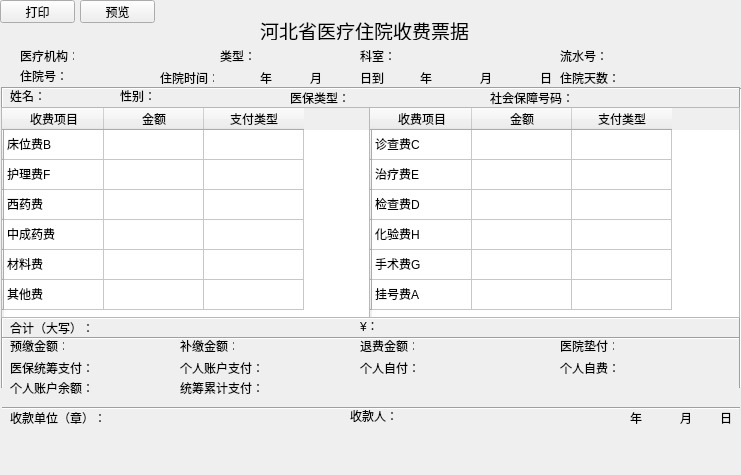
<?xml version="1.0" encoding="UTF-8"?>
<ui version="4.0">
 <class>Hospitalisationprint</class>
 <widget class="QWidget" name="Hospitalisationprint">
  <property name="geometry">
   <rect>
    <x>0</x>
    <y>0</y>
    <width>741</width>
    <height>475</height>
   </rect>
  </property>
  <property name="windowTitle">
   <string>住院结算</string>
  </property>
  <widget class="QPushButton" name="printButton">
   <property name="geometry">
    <rect>
     <x>0</x>
     <y>0</y>
     <width>75</width>
     <height>23</height>
    </rect>
   </property>
   <property name="text">
    <string>打印</string>
   </property>
  </widget>
  <widget class="QLabel" name="label">
   <property name="geometry">
    <rect>
     <x>260</x>
     <y>20</y>
     <width>221</width>
     <height>20</height>
    </rect>
   </property>
   <property name="font">
    <font>
     <family>Agency FB</family>
     <pointsize>14</pointsize>
    </font>
   </property>
   <property name="text">
    <string>河北省医疗住院收费票据</string>
   </property>
  </widget>
  <widget class="QLabel" name="label_2">
   <property name="geometry">
    <rect>
     <x>20</x>
     <y>50</y>
     <width>54</width>
     <height>12</height>
    </rect>
   </property>
   <property name="text">
    <string>医疗机构：</string>
   </property>
  </widget>
  <widget class="QLabel" name="label_3">
   <property name="geometry">
    <rect>
     <x>220</x>
     <y>50</y>
     <width>54</width>
     <height>12</height>
    </rect>
   </property>
   <property name="text">
    <string>类型：</string>
   </property>
  </widget>
  <widget class="QLabel" name="label_4">
   <property name="geometry">
    <rect>
     <x>360</x>
     <y>50</y>
     <width>54</width>
     <height>12</height>
    </rect>
   </property>
   <property name="text">
    <string>科室：</string>
   </property>
  </widget>
  <widget class="QLabel" name="label_5">
   <property name="geometry">
    <rect>
     <x>560</x>
     <y>50</y>
     <width>54</width>
     <height>12</height>
    </rect>
   </property>
   <property name="text">
    <string>流水号：</string>
   </property>
  </widget>
  <widget class="Line" name="line">
   <property name="geometry">
    <rect>
     <x>2</x>
     <y>80</y>
     <width>738</width>
     <height>16</height>
    </rect>
   </property>
   <property name="styleSheet">
    <string notr="true">border-color: rgb(0, 0, 0);</string>
   </property>
   <property name="orientation">
    <enum>Qt::Horizontal</enum>
   </property>
  </widget>
  <widget class="Line" name="line_2">
   <property name="geometry">
    <rect>
     <x>2</x>
     <y>100</y>
     <width>741</width>
     <height>16</height>
    </rect>
   </property>
   <property name="styleSheet">
    <string notr="true">border-color: rgb(0, 0, 0);</string>
   </property>
   <property name="orientation">
    <enum>Qt::Horizontal</enum>
   </property>
  </widget>
  <widget class="Line" name="line_3">
   <property name="geometry">
    <rect>
     <x>-10</x>
     <y>87</y>
     <width>25</width>
     <height>301</height>
    </rect>
   </property>
   <property name="orientation">
    <enum>Qt::Vertical</enum>
   </property>
  </widget>
  <widget class="Line" name="line_4">
   <property name="geometry">
    <rect>
     <x>2</x>
     <y>310</y>
     <width>741</width>
     <height>16</height>
    </rect>
   </property>
   <property name="styleSheet">
    <string notr="true">border-color: rgb(0, 0, 0);</string>
   </property>
   <property name="orientation">
    <enum>Qt::Horizontal</enum>
   </property>
  </widget>
  <widget class="Line" name="line_5">
   <property name="geometry">
    <rect>
     <x>2</x>
     <y>330</y>
     <width>738</width>
     <height>16</height>
    </rect>
   </property>
   <property name="styleSheet">
    <string notr="true">border-color: rgb(0, 0, 0);</string>
   </property>
   <property name="orientation">
    <enum>Qt::Horizontal</enum>
   </property>
  </widget>
  <widget class="Line" name="line_6">
   <property name="geometry">
    <rect>
     <x>2</x>
     <y>400</y>
     <width>738</width>
     <height>16</height>
    </rect>
   </property>
   <property name="styleSheet">
    <string notr="true">border-color: rgb(0, 0, 0);</string>
   </property>
   <property name="orientation">
    <enum>Qt::Horizontal</enum>
   </property>
  </widget>
  <widget class="Line" name="line_7">
   <property name="geometry">
    <rect>
     <x>730</x>
     <y>88</y>
     <width>21</width>
     <height>300</height>
    </rect>
   </property>
   <property name="orientation">
    <enum>Qt::Vertical</enum>
   </property>
  </widget>
  <widget class="QLabel" name="label_6">
   <property name="geometry">
    <rect>
     <x>20</x>
     <y>70</y>
     <width>54</width>
     <height>12</height>
    </rect>
   </property>
   <property name="text">
    <string>住院号：</string>
   </property>
  </widget>
  <widget class="QLabel" name="label_7">
   <property name="geometry">
    <rect>
     <x>160</x>
     <y>70</y>
     <width>54</width>
     <height>16</height>
    </rect>
   </property>
   <property name="text">
    <string>住院时间：</string>
   </property>
  </widget>
  <widget class="QLabel" name="label_8">
   <property name="geometry">
    <rect>
     <x>260</x>
     <y>70</y>
     <width>21</width>
     <height>16</height>
    </rect>
   </property>
   <property name="text">
    <string>年</string>
   </property>
  </widget>
  <widget class="QLabel" name="label_9">
   <property name="geometry">
    <rect>
     <x>310</x>
     <y>70</y>
     <width>21</width>
     <height>16</height>
    </rect>
   </property>
   <property name="text">
    <string>月</string>
   </property>
  </widget>
  <widget class="QLabel" name="label_10">
   <property name="geometry">
    <rect>
     <x>360</x>
     <y>70</y>
     <width>31</width>
     <height>16</height>
    </rect>
   </property>
   <property name="text">
    <string>日到</string>
   </property>
  </widget>
  <widget class="QLabel" name="label_11">
   <property name="geometry">
    <rect>
     <x>480</x>
     <y>70</y>
     <width>21</width>
     <height>16</height>
    </rect>
   </property>
   <property name="text">
    <string>月</string>
   </property>
  </widget>
  <widget class="QLabel" name="label_12">
   <property name="geometry">
    <rect>
     <x>420</x>
     <y>70</y>
     <width>21</width>
     <height>16</height>
    </rect>
   </property>
   <property name="text">
    <string>年</string>
   </property>
  </widget>
  <widget class="QLabel" name="label_13">
   <property name="geometry">
    <rect>
     <x>540</x>
     <y>70</y>
     <width>21</width>
     <height>16</height>
    </rect>
   </property>
   <property name="text">
    <string>日</string>
   </property>
  </widget>
  <widget class="QLabel" name="label_14">
   <property name="geometry">
    <rect>
     <x>560</x>
     <y>70</y>
     <width>81</width>
     <height>16</height>
    </rect>
   </property>
   <property name="text">
    <string>住院天数：</string>
   </property>
  </widget>
  <widget class="QLabel" name="label_15">
   <property name="geometry">
    <rect>
     <x>10</x>
     <y>90</y>
     <width>54</width>
     <height>12</height>
    </rect>
   </property>
   <property name="text">
    <string>姓名：</string>
   </property>
  </widget>
  <widget class="QLabel" name="label_16">
   <property name="geometry">
    <rect>
     <x>120</x>
     <y>90</y>
     <width>54</width>
     <height>12</height>
    </rect>
   </property>
   <property name="text">
    <string>性别：</string>
   </property>
  </widget>
  <widget class="QLabel" name="label_17">
   <property name="geometry">
    <rect>
     <x>290</x>
     <y>90</y>
     <width>61</width>
     <height>16</height>
    </rect>
   </property>
   <property name="text">
    <string>医保类型：</string>
   </property>
  </widget>
  <widget class="QLabel" name="label_18">
   <property name="geometry">
    <rect>
     <x>490</x>
     <y>90</y>
     <width>91</width>
     <height>16</height>
    </rect>
   </property>
   <property name="text">
    <string>社会保障号码：</string>
   </property>
  </widget>
  <widget class="QTableWidget" name="tableWidget">
   <property name="geometry">
    <rect>
     <x>1</x>
     <y>107</y>
     <width>369</width>
     <height>211</height>
    </rect>
   </property>
   <row>
    <property name="text">
     <string/>
    </property>
   </row>
   <row>
    <property name="text">
     <string/>
    </property>
   </row>
   <row>
    <property name="text">
     <string/>
    </property>
   </row>
   <row>
    <property name="text">
     <string/>
    </property>
   </row>
   <row>
    <property name="text">
     <string/>
    </property>
   </row>
   <row>
    <property name="text">
     <string/>
    </property>
   </row>
   <column>
    <property name="text">
     <string>收费项目</string>
    </property>
   </column>
   <column>
    <property name="text">
     <string>金额</string>
    </property>
   </column>
   <column>
    <property name="text">
     <string>支付类型</string>
    </property>
   </column>
   <item row="0" column="0">
    <property name="text">
     <string>床位费B</string>
    </property>
   </item>
   <item row="1" column="0">
    <property name="text">
     <string>护理费F</string>
    </property>
   </item>
   <item row="2" column="0">
    <property name="text">
     <string>西药费</string>
    </property>
   </item>
   <item row="3" column="0">
    <property name="text">
     <string>中成药费</string>
    </property>
   </item>
   <item row="4" column="0">
    <property name="text">
     <string>材料费</string>
    </property>
   </item>
   <item row="5" column="0">
    <property name="text">
     <string>其他费</string>
    </property>
   </item>
  </widget>
  <widget class="QTableWidget" name="tableWidget_2">
   <property name="geometry">
    <rect>
     <x>369</x>
     <y>107</y>
     <width>371</width>
     <height>211</height>
    </rect>
   </property>
   <row>
    <property name="text">
     <string/>
    </property>
   </row>
   <row>
    <property name="text">
     <string/>
    </property>
   </row>
   <row>
    <property name="text">
     <string/>
    </property>
   </row>
   <row>
    <property name="text">
     <string/>
    </property>
   </row>
   <row>
    <property name="text">
     <string/>
    </property>
   </row>
   <row>
    <property name="text">
     <string/>
    </property>
   </row>
   <column>
    <property name="text">
     <string>收费项目</string>
    </property>
   </column>
   <column>
    <property name="text">
     <string>金额</string>
    </property>
   </column>
   <column>
    <property name="text">
     <string>支付类型</string>
    </property>
   </column>
   <item row="0" column="0">
    <property name="text">
     <string>诊查费C</string>
    </property>
   </item>
   <item row="1" column="0">
    <property name="text">
     <string>治疗费E</string>
    </property>
   </item>
   <item row="2" column="0">
    <property name="text">
     <string>检查费D</string>
    </property>
   </item>
   <item row="3" column="0">
    <property name="text">
     <string>化验费H</string>
    </property>
   </item>
   <item row="4" column="0">
    <property name="text">
     <string>手术费G</string>
    </property>
   </item>
   <item row="5" column="0">
    <property name="text">
     <string>挂号费A</string>
    </property>
   </item>
  </widget>
  <widget class="QLabel" name="label_19">
   <property name="geometry">
    <rect>
     <x>10</x>
     <y>320</y>
     <width>91</width>
     <height>16</height>
    </rect>
   </property>
   <property name="text">
    <string>合计（大写）：</string>
   </property>
  </widget>
  <widget class="QLabel" name="label_20">
   <property name="geometry">
    <rect>
     <x>360</x>
     <y>320</y>
     <width>54</width>
     <height>12</height>
    </rect>
   </property>
   <property name="text">
    <string>¥：</string>
   </property>
  </widget>
  <widget class="QLabel" name="label_21">
   <property name="geometry">
    <rect>
     <x>10</x>
     <y>410</y>
     <width>101</width>
     <height>16</height>
    </rect>
   </property>
   <property name="text">
    <string>收款单位（章）：</string>
   </property>
  </widget>
  <widget class="QLabel" name="label_22">
   <property name="geometry">
    <rect>
     <x>350</x>
     <y>410</y>
     <width>54</width>
     <height>12</height>
    </rect>
   </property>
   <property name="text">
    <string>收款人：</string>
   </property>
  </widget>
  <widget class="QLabel" name="label_23">
   <property name="geometry">
    <rect>
     <x>630</x>
     <y>410</y>
     <width>21</width>
     <height>16</height>
    </rect>
   </property>
   <property name="text">
    <string>年</string>
   </property>
  </widget>
  <widget class="QLabel" name="label_24">
   <property name="geometry">
    <rect>
     <x>720</x>
     <y>410</y>
     <width>21</width>
     <height>16</height>
    </rect>
   </property>
   <property name="text">
    <string>日</string>
   </property>
  </widget>
  <widget class="QLabel" name="label_25">
   <property name="geometry">
    <rect>
     <x>680</x>
     <y>410</y>
     <width>21</width>
     <height>16</height>
    </rect>
   </property>
   <property name="text">
    <string>月</string>
   </property>
  </widget>
  <widget class="QLabel" name="label_26">
   <property name="geometry">
    <rect>
     <x>10</x>
     <y>340</y>
     <width>54</width>
     <height>12</height>
    </rect>
   </property>
   <property name="text">
    <string>预缴金额：</string>
   </property>
  </widget>
  <widget class="QLabel" name="label_27">
   <property name="geometry">
    <rect>
     <x>180</x>
     <y>340</y>
     <width>54</width>
     <height>12</height>
    </rect>
   </property>
   <property name="text">
    <string>补缴金额：</string>
   </property>
  </widget>
  <widget class="QLabel" name="label_28">
   <property name="geometry">
    <rect>
     <x>360</x>
     <y>340</y>
     <width>54</width>
     <height>12</height>
    </rect>
   </property>
   <property name="text">
    <string>退费金额：</string>
   </property>
  </widget>
  <widget class="QLabel" name="label_29">
   <property name="geometry">
    <rect>
     <x>560</x>
     <y>340</y>
     <width>54</width>
     <height>12</height>
    </rect>
   </property>
   <property name="text">
    <string>医院垫付：</string>
   </property>
  </widget>
  <widget class="QLabel" name="label_30">
   <property name="geometry">
    <rect>
     <x>10</x>
     <y>360</y>
     <width>81</width>
     <height>16</height>
    </rect>
   </property>
   <property name="text">
    <string>医保统筹支付：</string>
   </property>
  </widget>
  <widget class="QLabel" name="label_31">
   <property name="geometry">
    <rect>
     <x>180</x>
     <y>360</y>
     <width>91</width>
     <height>16</height>
    </rect>
   </property>
   <property name="text">
    <string>个人账户支付：</string>
   </property>
  </widget>
  <widget class="QLabel" name="label_32">
   <property name="geometry">
    <rect>
     <x>360</x>
     <y>360</y>
     <width>91</width>
     <height>16</height>
    </rect>
   </property>
   <property name="text">
    <string>个人自付：</string>
   </property>
  </widget>
  <widget class="QLabel" name="label_33">
   <property name="geometry">
    <rect>
     <x>10</x>
     <y>380</y>
     <width>91</width>
     <height>16</height>
    </rect>
   </property>
   <property name="text">
    <string>个人账户余额：</string>
   </property>
  </widget>
  <widget class="QLabel" name="label_34">
   <property name="geometry">
    <rect>
     <x>180</x>
     <y>380</y>
     <width>91</width>
     <height>16</height>
    </rect>
   </property>
   <property name="text">
    <string>统筹累计支付：</string>
   </property>
  </widget>
  <widget class="QLabel" name="label_35">
   <property name="geometry">
    <rect>
     <x>560</x>
     <y>360</y>
     <width>91</width>
     <height>16</height>
    </rect>
   </property>
   <property name="text">
    <string>个人自费：</string>
   </property>
  </widget>
  <widget class="QPushButton" name="previewButton">
   <property name="geometry">
    <rect>
     <x>80</x>
     <y>0</y>
     <width>75</width>
     <height>23</height>
    </rect>
   </property>
   <property name="text">
    <string>预览</string>
   </property>
  </widget>
  <widget class="QLabel" name="sheetnolabel">
   <property name="geometry">
    <rect>
     <x>610</x>
     <y>50</y>
     <width>101</width>
     <height>16</height>
    </rect>
   </property>
   <property name="text">
    <string/>
   </property>
  </widget>
  <widget class="QLabel" name="hospitallabel">
   <property name="geometry">
    <rect>
     <x>80</x>
     <y>50</y>
     <width>121</width>
     <height>16</height>
    </rect>
   </property>
   <property name="text">
    <string/>
   </property>
  </widget>
  <widget class="QLabel" name="typelabel">
   <property name="geometry">
    <rect>
     <x>260</x>
     <y>50</y>
     <width>54</width>
     <height>12</height>
    </rect>
   </property>
   <property name="text">
    <string/>
   </property>
  </widget>
  <widget class="QLabel" name="departmentlabel">
   <property name="geometry">
    <rect>
     <x>400</x>
     <y>50</y>
     <width>54</width>
     <height>12</height>
    </rect>
   </property>
   <property name="text">
    <string/>
   </property>
  </widget>
  <widget class="QLabel" name="hospitalisationNolabel">
   <property name="geometry">
    <rect>
     <x>70</x>
     <y>70</y>
     <width>71</width>
     <height>16</height>
    </rect>
   </property>
   <property name="text">
    <string/>
   </property>
  </widget>
  <widget class="QLabel" name="namelabel">
   <property name="geometry">
    <rect>
     <x>50</x>
     <y>90</y>
     <width>54</width>
     <height>12</height>
    </rect>
   </property>
   <property name="text">
    <string/>
   </property>
  </widget>
  <widget class="QLabel" name="genderlabel">
   <property name="geometry">
    <rect>
     <x>160</x>
     <y>90</y>
     <width>54</width>
     <height>12</height>
    </rect>
   </property>
   <property name="text">
    <string/>
   </property>
  </widget>
  <widget class="QLabel" name="insurancetypelabel">
   <property name="geometry">
    <rect>
     <x>350</x>
     <y>90</y>
     <width>54</width>
     <height>12</height>
    </rect>
   </property>
   <property name="text">
    <string/>
   </property>
  </widget>
  <widget class="QLabel" name="insurancenolabel">
   <property name="geometry">
    <rect>
     <x>580</x>
     <y>90</y>
     <width>54</width>
     <height>12</height>
    </rect>
   </property>
   <property name="text">
    <string/>
   </property>
  </widget>
  <widget class="QLabel" name="sheetmakerlabel">
   <property name="geometry">
    <rect>
     <x>410</x>
     <y>410</y>
     <width>54</width>
     <height>12</height>
    </rect>
   </property>
   <property name="text">
    <string/>
   </property>
  </widget>
  <widget class="QLabel" name="totalfeelabel">
   <property name="geometry">
    <rect>
     <x>380</x>
     <y>320</y>
     <width>54</width>
     <height>12</height>
    </rect>
   </property>
   <property name="text">
    <string/>
   </property>
  </widget>
  <widget class="QLabel" name="feeblocklabel">
   <property name="geometry">
    <rect>
     <x>100</x>
     <y>320</y>
     <width>251</width>
     <height>16</height>
    </rect>
   </property>
   <property name="text">
    <string/>
   </property>
  </widget>
  <widget class="QLabel" name="currentyearlabel">
   <property name="geometry">
    <rect>
     <x>590</x>
     <y>410</y>
     <width>31</width>
     <height>16</height>
    </rect>
   </property>
   <property name="text">
    <string/>
   </property>
  </widget>
  <widget class="QLabel" name="currentmonthlabel">
   <property name="geometry">
    <rect>
     <x>650</x>
     <y>410</y>
     <width>21</width>
     <height>16</height>
    </rect>
   </property>
   <property name="text">
    <string/>
   </property>
  </widget>
  <widget class="QLabel" name="currentdaylabel">
   <property name="geometry">
    <rect>
     <x>700</x>
     <y>410</y>
     <width>16</width>
     <height>16</height>
    </rect>
   </property>
   <property name="text">
    <string/>
   </property>
  </widget>
  <widget class="QLabel" name="startyearlabel">
   <property name="geometry">
    <rect>
     <x>220</x>
     <y>70</y>
     <width>31</width>
     <height>16</height>
    </rect>
   </property>
   <property name="text">
    <string/>
   </property>
  </widget>
  <widget class="QLabel" name="startmonthlabel">
   <property name="geometry">
    <rect>
     <x>280</x>
     <y>70</y>
     <width>31</width>
     <height>16</height>
    </rect>
   </property>
   <property name="text">
    <string/>
   </property>
  </widget>
  <widget class="QLabel" name="startdaylabel">
   <property name="geometry">
    <rect>
     <x>330</x>
     <y>70</y>
     <width>31</width>
     <height>16</height>
    </rect>
   </property>
   <property name="text">
    <string/>
   </property>
  </widget>
  <widget class="QLabel" name="endmonthlabel">
   <property name="geometry">
    <rect>
     <x>440</x>
     <y>70</y>
     <width>31</width>
     <height>16</height>
    </rect>
   </property>
   <property name="text">
    <string/>
   </property>
  </widget>
  <widget class="QLabel" name="endyearlabel">
   <property name="geometry">
    <rect>
     <x>390</x>
     <y>70</y>
     <width>31</width>
     <height>16</height>
    </rect>
   </property>
   <property name="text">
    <string/>
   </property>
  </widget>
  <widget class="QLabel" name="enddaylabel">
   <property name="geometry">
    <rect>
     <x>500</x>
     <y>70</y>
     <width>31</width>
     <height>16</height>
    </rect>
   </property>
   <property name="text">
    <string/>
   </property>
  </widget>
  <widget class="QLabel" name="deltadaylabel">
   <property name="geometry">
    <rect>
     <x>620</x>
     <y>70</y>
     <width>54</width>
     <height>12</height>
    </rect>
   </property>
   <property name="text">
    <string/>
   </property>
  </widget>
 </widget>
 <layoutdefault spacing="6" margin="11"/>
 <resources/>
 <connections/>
</ui>
